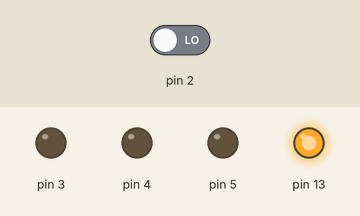
A sketch run on a simulated Arduino Uno, built with avr-gcc and run on an emulated ATmega328P. Shown: output pins drawn as LEDs (lit = HIGH). The test bench sets the inputs (shaded band); at power-on: pin 2 LOW.

Above: at 4.2 s.
4.3 s: pin 2 driven HIGH
At 8.6 s:
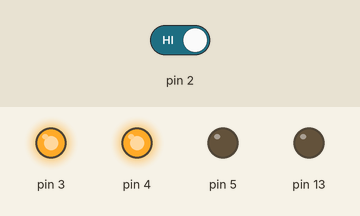
9.9 s: pin 2 driven LOW
At 11.2 s:
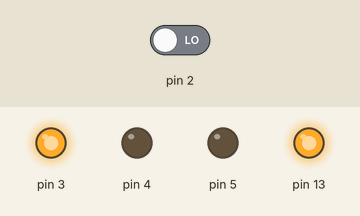
Timing chart, 0 to 12.9 s (numbered marks = the images above; inputs shaded):
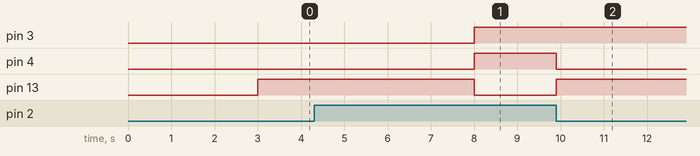

The sketch:

Spring18_1.ino
```cpp
void setup(){
  pinMode(2,INPUT);
  pinMode(3, OUTPUT);
  pinMode(4, OUTPUT);
  pinMode(5, OUTPUT);
  pinMode(13, OUTPUT);
  digitalWrite(2, LOW);
  delay(3000);
  Serial.begin(9600);
}

void loop(){
  int pir = digitalRead(2);

  if (pir == HIGH){
    digitalWrite(13, LOW);
    digitalWrite(3, HIGH);
    digitalWrite(4, HIGH);
    digitalWrite(5, LOW);
  }else{
    digitalWrite(4, LOW);
    digitalWrite(13, HIGH);
    delay(5000);
  }
}
```

Measured:
- after the input at 4.3 s, pin 3, pin 4: LOW → HIGH after 3.7 s; pin 13: HIGH → LOW after 3.7 s
- after the input at 9.9 s, pin 4: HIGH → LOW at once; pin 13: LOW → HIGH at once
